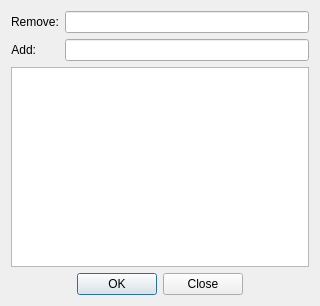
<?xml version="1.0" encoding="UTF-8"?>
<ui version="4.0">
 <class>Form</class>
 <widget class="QWidget" name="Form">
  <property name="geometry">
   <rect>
    <x>0</x>
    <y>0</y>
    <width>320</width>
    <height>302</height>
   </rect>
  </property>
  <property name="sizePolicy">
   <sizepolicy hsizetype="Preferred" vsizetype="Preferred">
    <horstretch>0</horstretch>
    <verstretch>0</verstretch>
   </sizepolicy>
  </property>
  <property name="minimumSize">
   <size>
    <width>0</width>
    <height>0</height>
   </size>
  </property>
  <property name="windowTitle">
   <string>Form</string>
  </property>
  <layout class="QFormLayout" name="formLayout">
   <item row="0" column="0">
    <widget class="QLabel" name="label">
     <property name="text">
      <string>Remove:</string>
     </property>
    </widget>
   </item>
   <item row="0" column="1">
    <widget class="QLineEdit" name="removeEdit"/>
   </item>
   <item row="1" column="0">
    <widget class="QLabel" name="label_2">
     <property name="text">
      <string>Add:</string>
     </property>
     <property name="alignment">
      <set>Qt::AlignRight|Qt::AlignTrailing|Qt::AlignVCenter</set>
     </property>
    </widget>
   </item>
   <item row="1" column="1">
    <widget class="QLineEdit" name="addEdit">
     <property name="inputMask">
      <string/>
     </property>
     <property name="placeholderText">
      <string/>
     </property>
    </widget>
   </item>
   <item row="2" column="0" colspan="2">
    <widget class="QTableWidget" name="table">
     <property name="minimumSize">
      <size>
       <width>0</width>
       <height>200</height>
      </size>
     </property>
     <property name="font">
      <font>
       <family>Century Gothic</family>
      </font>
     </property>
     <property name="editTriggers">
      <set>QAbstractItemView::NoEditTriggers</set>
     </property>
     <property name="alternatingRowColors">
      <bool>false</bool>
     </property>
     <property name="selectionMode">
      <enum>QAbstractItemView::NoSelection</enum>
     </property>
     <property name="showGrid">
      <bool>false</bool>
     </property>
     <attribute name="horizontalHeaderVisible">
      <bool>true</bool>
     </attribute>
     <attribute name="horizontalHeaderHighlightSections">
      <bool>false</bool>
     </attribute>
     <attribute name="verticalHeaderVisible">
      <bool>false</bool>
     </attribute>
     <attribute name="verticalHeaderHighlightSections">
      <bool>false</bool>
     </attribute>
    </widget>
   </item>
   <item row="3" column="0" colspan="2">
    <widget class="QDialogButtonBox" name="buttonBox">
     <property name="orientation">
      <enum>Qt::Horizontal</enum>
     </property>
     <property name="standardButtons">
      <set>QDialogButtonBox::Close|QDialogButtonBox::Ok</set>
     </property>
     <property name="centerButtons">
      <bool>true</bool>
     </property>
    </widget>
   </item>
  </layout>
 </widget>
 <resources/>
 <connections/>
</ui>
